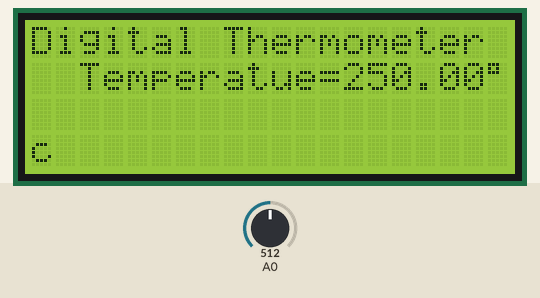
This sketch was run on a simulated Arduino Uno, built with avr-gcc and run on an emulated ATmega328P. On the bench: 20×4 character LCD. Inputs (shaded band) come from the test bench; at power-on: A0 = 512.

Above: at 1.2 s.
1.3 s: A0 set to 217
At 2.5 s:
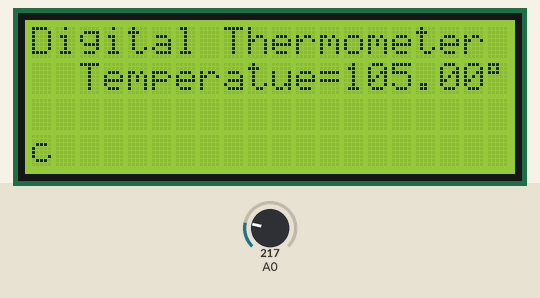
2.8 s: A0 set to 195
At 3.9 s:
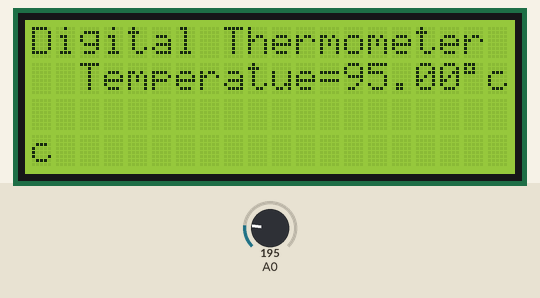
4.3 s: A0 set to 22
At 4.9 s:
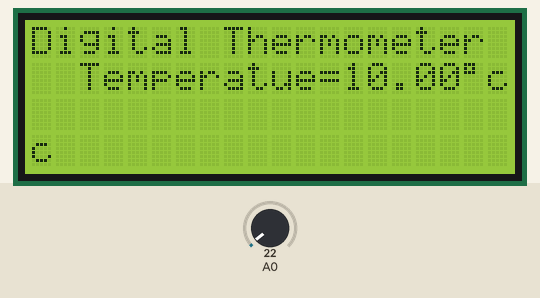
5.8 s: A0 set to 18
At 6.1 s:
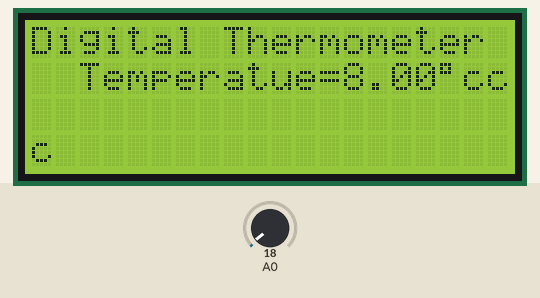
Timing chart, 0 to 8.3 s (numbered marks = the images above; inputs shaded):
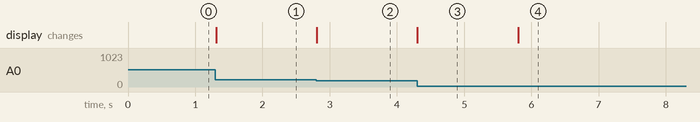

The sketch:

Digital_Thermometer.ino
```cpp
#include<LiquidCrystal.h>;
LiquidCrystal lcd(7,6,5,4,3,2);
float value;
int milivolt;
float temp;


void setup() {

  lcd.begin(20,4);
}
void loop () {

  value = analogRead(A0);
  milivolt=(value*5000)/1024;
  temp=milivolt/10;
  lcd.setCursor(0,0);
  lcd.print("Digital Thermometer");
  lcd.setCursor(2,1);
  lcd.print("Temperatue=");
  lcd.print(temp);
  lcd.print(char(223));
  lcd.print("c");

}
```

Measured:
- the behaviour switches between 205 and 204 on A0 (found by bisection; images 1 and 2)
- the behaviour switches between 21 and 20 on A0 (found by bisection; images 3 and 4)
- after the input at 1.3 s, the display: changes at once (image 1)
- after the input at 2.8 s, the display: changes at once (image 2)
- after the input at 4.3 s, the display: changes at once (image 3)
- after the input at 5.8 s, the display: changes at once (image 4)
